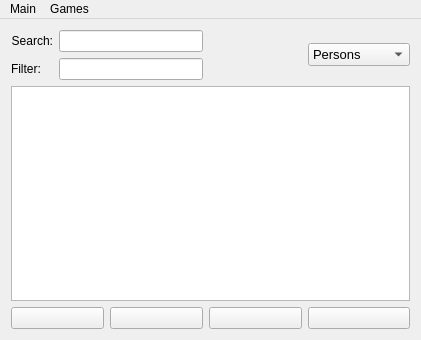
<?xml version="1.0" encoding="UTF-8"?>
<ui version="4.0">
 <class>MainWindow</class>
 <widget class="QMainWindow" name="MainWindow">
  <property name="geometry">
   <rect>
    <x>0</x>
    <y>0</y>
    <width>421</width>
    <height>340</height>
   </rect>
  </property>
  <property name="windowTitle">
   <string>Main Window</string>
  </property>
  <property name="windowIcon">
   <iconset resource="resources.qrc">
    <normaloff>:/icons/people_icon.jpg</normaloff>:/icons/people_icon.jpg</iconset>
  </property>
  <widget class="QWidget" name="centralWidget">
   <layout class="QGridLayout" name="gridLayout">
    <item row="12" column="5">
     <widget class="QPushButton" name="addButton">
      <property name="cursor">
       <cursorShape>PointingHandCursor</cursorShape>
      </property>
      <property name="whatsThis">
       <string>&lt;html&gt;&lt;head/&gt;&lt;body&gt;&lt;p&gt;Add a entity..&lt;/p&gt;&lt;/body&gt;&lt;/html&gt;</string>
      </property>
      <property name="text">
       <string/>
      </property>
     </widget>
    </item>
    <item row="12" column="7">
     <widget class="QPushButton" name="removeButton">
      <property name="cursor">
       <cursorShape>PointingHandCursor</cursorShape>
      </property>
      <property name="text">
       <string/>
      </property>
     </widget>
    </item>
    <item row="12" column="6">
     <widget class="QPushButton" name="editButton">
      <property name="cursor">
       <cursorShape>PointingHandCursor</cursorShape>
      </property>
      <property name="text">
       <string/>
      </property>
     </widget>
    </item>
    <item row="12" column="4">
     <widget class="QPushButton" name="viewButton">
      <property name="cursor">
       <cursorShape>PointingHandCursor</cursorShape>
      </property>
      <property name="text">
       <string/>
      </property>
     </widget>
    </item>
    <item row="0" column="4" colspan="2">
     <layout class="QGridLayout" name="gridLayout_2">
      <item row="0" column="0">
       <widget class="QLabel" name="searchLabel">
        <property name="layoutDirection">
         <enum>Qt::LeftToRight</enum>
        </property>
        <property name="text">
         <string>Search:</string>
        </property>
        <property name="alignment">
         <set>Qt::AlignRight|Qt::AlignTrailing|Qt::AlignVCenter</set>
        </property>
        <property name="wordWrap">
         <bool>false</bool>
        </property>
       </widget>
      </item>
      <item row="1" column="0">
       <widget class="QLabel" name="label">
        <property name="text">
         <string>Filter:</string>
        </property>
       </widget>
      </item>
      <item row="1" column="2">
       <widget class="QLineEdit" name="listFilter"/>
      </item>
      <item row="0" column="2">
       <widget class="QLineEdit" name="listSearch">
        <property name="whatsThis">
         <string>&lt;html&gt;&lt;head/&gt;&lt;body&gt;&lt;p&gt;Search..&lt;/p&gt;&lt;/body&gt;&lt;/html&gt;</string>
        </property>
       </widget>
      </item>
     </layout>
    </item>
    <item row="7" column="4" rowspan="3" colspan="4">
     <widget class="QTableView" name="tableView">
      <property name="editTriggers">
       <set>QAbstractItemView::NoEditTriggers</set>
      </property>
      <property name="selectionBehavior">
       <enum>QAbstractItemView::SelectRows</enum>
      </property>
      <property name="sortingEnabled">
       <bool>true</bool>
      </property>
      <attribute name="verticalHeaderVisible">
       <bool>false</bool>
      </attribute>
     </widget>
    </item>
    <item row="0" column="7">
     <widget class="QComboBox" name="comboBox">
      <property name="font">
       <font>
        <pointsize>10</pointsize>
       </font>
      </property>
      <property name="whatsThis">
       <string>&lt;html&gt;&lt;head/&gt;&lt;body&gt;&lt;p&gt;List types..&lt;/p&gt;&lt;/body&gt;&lt;/html&gt;</string>
      </property>
      <item>
       <property name="text">
        <string>Persons</string>
       </property>
      </item>
      <item>
       <property name="text">
        <string>Computers</string>
       </property>
      </item>
      <item>
       <property name="text">
        <string>Connections</string>
       </property>
      </item>
     </widget>
    </item>
   </layout>
  </widget>
  <widget class="QMenuBar" name="menuBar">
   <property name="geometry">
    <rect>
     <x>0</x>
     <y>0</y>
     <width>421</width>
     <height>19</height>
    </rect>
   </property>
   <widget class="QMenu" name="menuMain">
    <property name="title">
     <string>Main</string>
    </property>
    <widget class="QMenu" name="menuGames">
     <property name="title">
      <string>Games</string>
     </property>
    </widget>
    <addaction name="separator"/>
    <addaction name="menuGames"/>
   </widget>
   <widget class="QMenu" name="menuGames_2">
    <property name="title">
     <string>Games</string>
    </property>
    <widget class="QMenu" name="menuHiscores">
     <property name="title">
      <string>Hiscores</string>
     </property>
     <addaction name="actionSnake_2"/>
    </widget>
    <addaction name="actionPong"/>
    <addaction name="actionSnake"/>
    <addaction name="separator"/>
    <addaction name="menuHiscores"/>
   </widget>
   <addaction name="menuMain"/>
   <addaction name="menuGames_2"/>
  </widget>
  <action name="actionSnake">
   <property name="text">
    <string>Snake</string>
   </property>
  </action>
  <action name="actionPong">
   <property name="text">
    <string>Pong</string>
   </property>
  </action>
  <action name="actionSnake_2">
   <property name="text">
    <string>Snake</string>
   </property>
  </action>
 </widget>
 <layoutdefault spacing="6" margin="11"/>
 <tabstops>
  <tabstop>listSearch</tabstop>
  <tabstop>listFilter</tabstop>
  <tabstop>comboBox</tabstop>
  <tabstop>viewButton</tabstop>
  <tabstop>addButton</tabstop>
  <tabstop>editButton</tabstop>
  <tabstop>removeButton</tabstop>
  <tabstop>tableView</tabstop>
 </tabstops>
 <resources>
  <include location="resources.qrc"/>
 </resources>
 <connections>
  <connection>
   <sender>actionSnake</sender>
   <signal>triggered()</signal>
   <receiver>MainWindow</receiver>
   <slot>raise()</slot>
   <hints>
    <hint type="sourcelabel">
     <x>-1</x>
     <y>-1</y>
    </hint>
    <hint type="destinationlabel">
     <x>210</x>
     <y>169</y>
    </hint>
   </hints>
  </connection>
 </connections>
</ui>
